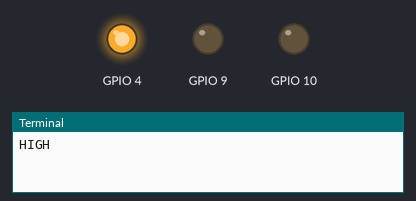
The program below on a simulated Raspberry Pi (BCM pin numbers). Parts: output pins drawn as LEDs (lit = HIGH), the last lines printed to the terminal.

Above: at 5.0 s.
At 15.0 s:
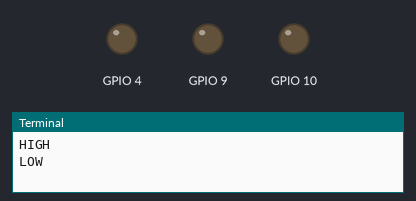
Timing chart, 0 to 26.0 s (numbered marks = the images above):
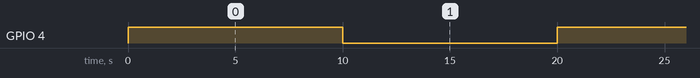

Measured:
- by itself, GPIO 4: alternates HIGH for 10.0 s and LOW for 10.0 s

The program:

setSwitch.py
```python
# GPIO-Bibliothek laden
import time

import RPi.GPIO as GPIO

# BCM-Nummerierung verwenden
GPIO.setmode(GPIO.BCM)

# GPIO 17 (Pin 11) als Ausgang setzen
GPIO.setup(4, GPIO.OUT)
# GPIO 17 (Pin 11) als Ausgang setzen
GPIO.setup(4, GPIO.OUT)
GPIO.setup(10, GPIO.OUT)
GPIO.setup(9, GPIO.OUT)

while True:
    print("HIGH")
    # GPIO 17 (Pin 11) auf HIGH setzen
    GPIO.output(4, True)
    #GPIO.output(9, True)
    #GPIO.output(17, False)
    #GPIO.output(27, False)
    time.sleep(10)

    print("LOW")
    # GPIO 17 (Pin 11) auf HIGH setzen
    GPIO.output(4, False)

    # GPIO 17 (Pin 11) auf HIGH setzen
    #GPIO.output(9, False)
    #GPIO.output(17, True)
    #GPIO.output(27, True)
    time.sleep(10)
```
